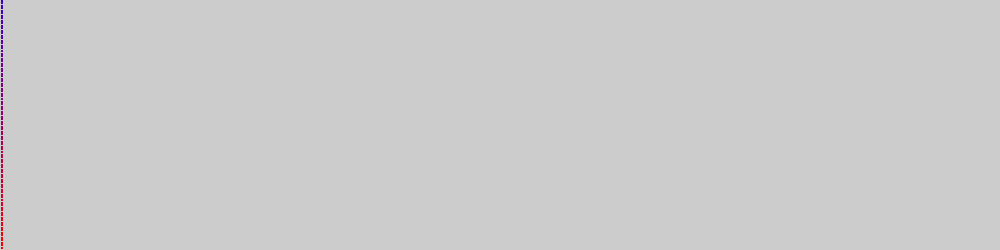
Frame 1 (no input)
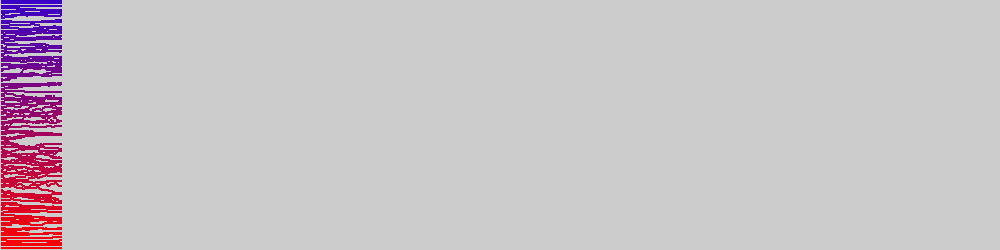
Frame 60 (the mouse pressed at the canvas centre just before this capture)
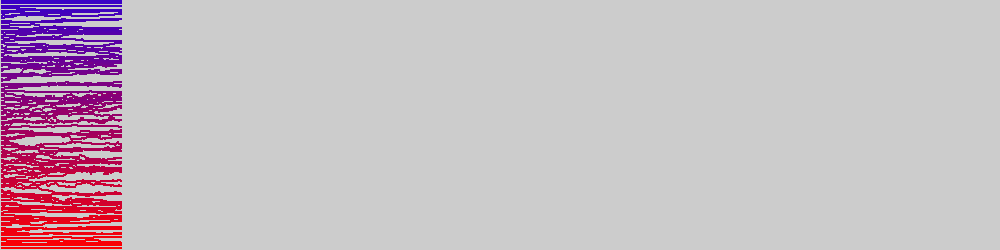
Frame 120 (the mouse held since frame 60 and released just before this capture)

The Processing sketch that drew these frames (run headless with seeded random() and noise(); from frame 60 on, the mouse is pressed at the canvas centre):

// Processing sketch: confidence05cpp
// ── confidence05cpp.pde
/// Bounded confidence 1D - 3rd+4th attempt
/// Differences in thresholds as a function of extremes of views
/// & with information bubbles
//-/////////////////////////////////////////////////////////////////////////////////////

final int       SEED=111;   ///< seed for random number generator
final int          N=100;   ///< Number of agents
final float treScale=0.5;   ///<  Threshold is a function of extremes of views times Scale
final float   minEps=0.001; ///< minimal epsilon. 
final float   maxEps=0.005; ///< maximal epsilon.
final int        bub=N/2;   ///< radius of information bubble

float[] minds=new float[N]; ///< creating the minds array 
float[]   eps=new float[N]; ///< creating the epsilons array
float[]   tre=new float[N]; ///< creating the thresholds array

boolean classicVis=true;    ///< Type of visualisation

void setup()
{
  size(1000,250);
  frameRate(300);
  randomSeed(SEED);
  
  // Initialisation
  for(int i=0;i<N;i++)
  {
    minds[i]=i*(1.0/(N-1)); //<0..1>
    eps[i]=random(minEps,maxEps); //print(eps[i],"");
    // Threshold is a function of extremes of views
    tre[i]=(0.5-abs(minds[i]-0.5))*treScale; println(tre[i]); //<0..0.5*Scale>
  }
  
  // Check
  println("N:"+N , "Epsilon:"+minEps+".."+maxEps , "Tres.Scale:"+treScale , "Inf.buble:"+bub );
  for(int i=0;i<N;i++)
    println(minds[i],eps[i],tre[i]);
}

void draw()
{
  if(frameCount>width) return; //Emergency exit
  
  // Which visualisation?
  if(classicVis) visualisationA();
  else visualisationB();
  
  // Monte Carlo step of changes
  for(int i=0;i<N;i++)
  {
    int a=int(random(N));
    int low=max(0,a-bub),hig=min(a+bub+1,N);
    int b=int( random( low , hig ) );  //println(a,low,b,hig);

    if(abs(minds[a]-minds[b])<tre[a])
    {
      if(minds[a] < minds[b])
        minds[a]+=eps[a];
      else
      if(minds[a] > minds[b])
        minds[a]-=eps[a];
    }
  }
}

void visualisationA()  ///< Basic visualisation
{
  int side=height/(N*2);
  float step=255/N,R=255,B=0;
  for(int i=0;i<N;i++)
  {
    stroke(R,0,B);R-=step;B+=step;
    rect(frameCount,(1-minds[i])*height,side,side);
  }
}

void visualisationB()  ///< Alternative visualisation
{ 
  int side=height/N;
  for(int i=0;i<N;i++)
  {
    float R=minds[i]*255, B=(1-minds[i])*255;
    stroke(R,0,B);
    rect(frameCount,i/(float)N*height,side,side);
  }
}

/// @date 2026-10-29 ( → https://github.com/borkowsk/bookProcessingEN)
